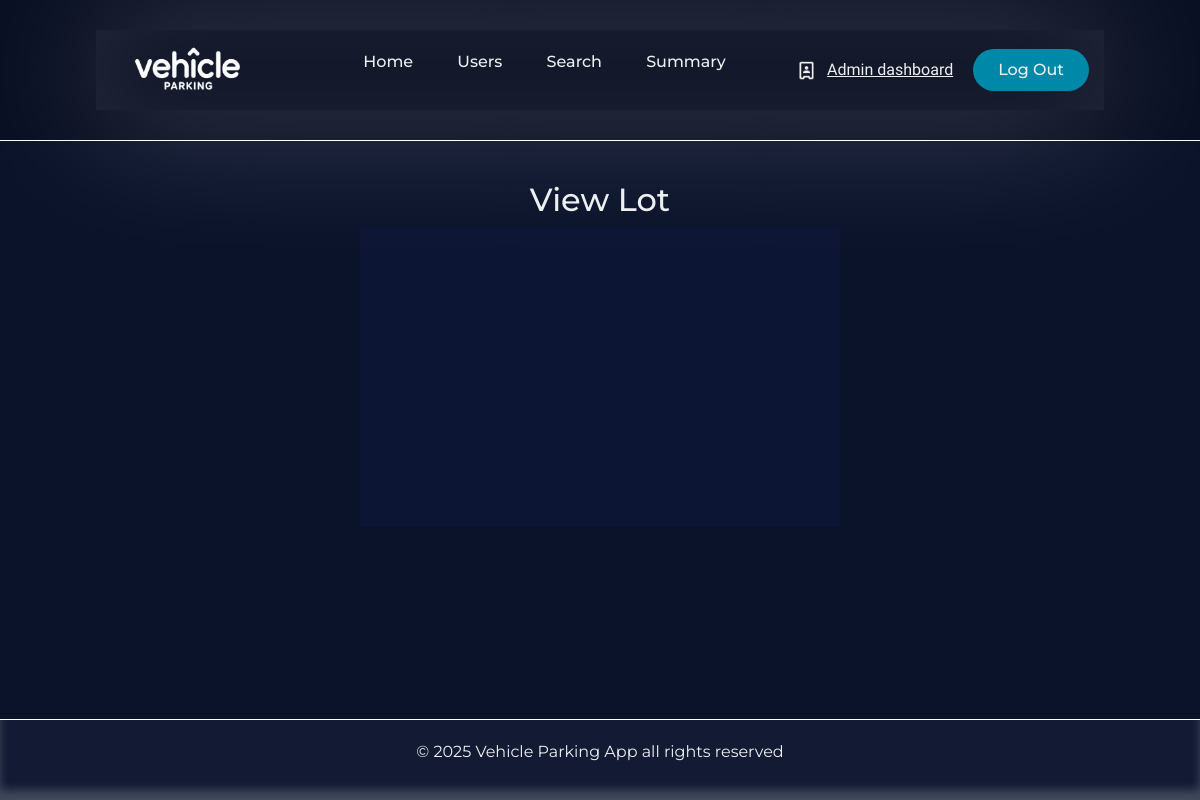
Before: /view-parking-lot/4 with the older database file.
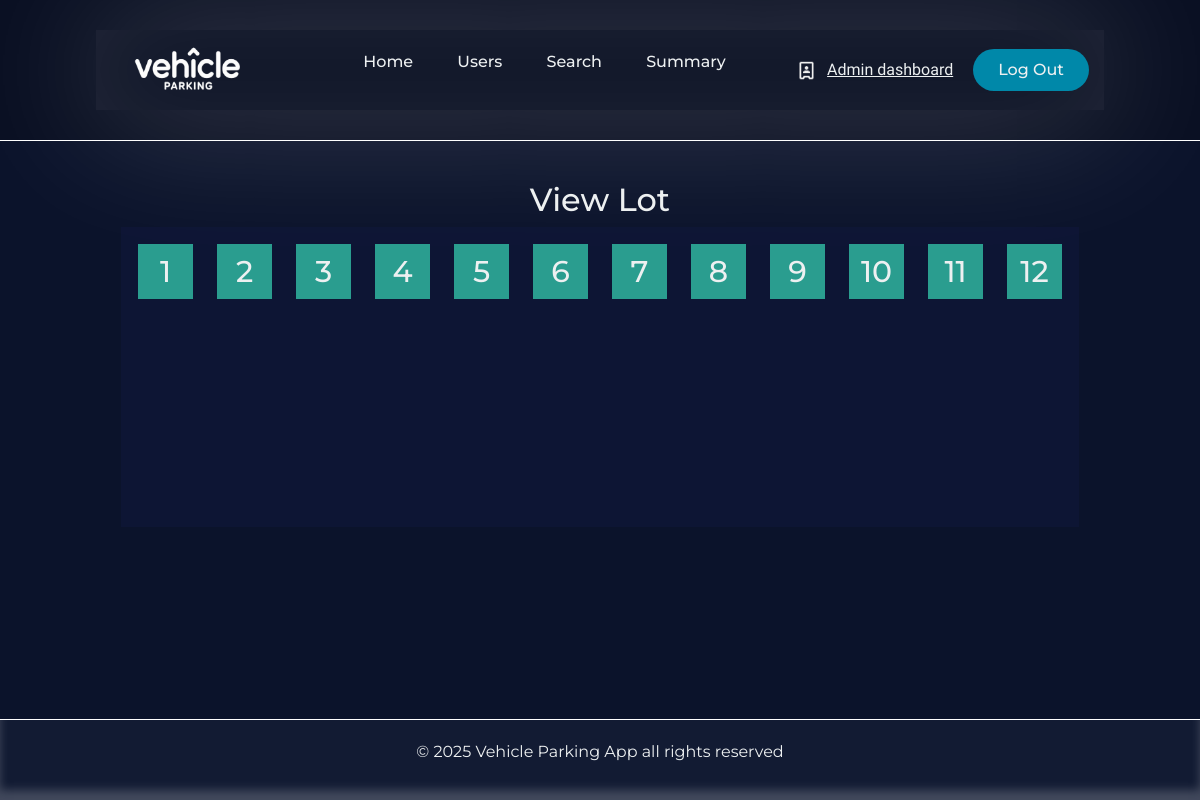
After: the same page with the newer database file.
### Application/models.py (models this page shows)
class Parkingspots(db.Model):
    __tablename__='parking_spots'
    id=db.Column(db.Integer,primary_key=True)
    lot_id=db.Column(db.Integer,db.ForeignKey('parking_lot.id'),nullable=False)
    spot_number=db.Column(db.Integer,nullable=False)
    status=db.Column(db.String(20),default='Available',nullable=False) # A= Available,O=Occupied
    record=db.relationship('Parkingrecords',backref='spot',lazy=True)

### Application/controllers.py (the view)
@app.route('/view-parking-lot/<int:lot_id>',methods=['GET','POST'])
def view_lot(lot_id):
    parking_spots=Parkingspots.query.filter_by(lot_id=lot_id).all()
    return render_template('view_parkinglot.html',parking_spots=parking_spots)

### templates/view_parkinglot.html (shortened to what this page needs)
{% extends 'admin_base.html' %}
{% block content %}
<div class="view-container">
            <div class="view-lot-heading">
                <h2> View Lot </h2>
            </div>
            <div class="view-parking-lot">
            {% for spots in parking_spots %}
                {% if spots.status=='A' %}
                    <a href="/view-parking-spot/Available/{{spots.id}}">
                        <div class="parking-spots-available">
                            {{spots.spot_number}}
                        </div>
                    </a>
                {% else %}
                    <a href="/view-parking-spot/Occupied/{{spots.id}}">
                        <div class="parking-spots-occupied">
                            {{spots.spot_number}}
                        </div>
                    </a>
                {% endif %}
            {% endfor %}
            </div>
</div>
{% endblock %}

### templates/admin_base.html (shortened to what this page needs)
<!DOCTYPE html>
<html lang="en">
  <head>
    <link
      href="https://cdn.jsdelivr.net/npm/bootstrap@5.3.3/dist/css/bootstrap.min.css"
      rel="stylesheet"
    />
    <link rel="stylesheet" href="/static/style.css" />
  </head>
  <body>
    <div class="main_page">
      <header class="header_section">
        <div class="header_canvas">
          <img
            class="logo"
            src="/static/Vehicle parking app logo.png"
            alt="logo"
            height="50px"
            width="150px"
          />
          <nav>
            <ul class="nav__links">
              <li><a href="/">Home</a></li>
              <li><a href="{{url_for('user_details')}}">Users</a></li>
              <li><a href="#">Search</a></li>
              <li><a href="{{url_for('admin_summary')}}">Summary</a></li>
            </ul>
          </nav>
          <div class="nav_side_buttons">
            <img id="user_icon" src="/static/admin_icon.png" alt="" />
            <a href="{{url_for('admin_dash')}}"><span id="header_signature">Admin dashboard </span></a>
            <a class="header_register_button" href="#"
              ><button>Log Out</button></a
            >
          </div>
        </div>
      </header>
      <main class="main_section">{% block content %} {% endblock %}</main>
      <footer class="footer_section">
        <p>&copy; 2025 Vehicle Parking App all rights reserved</p>
      </footer>
    </div>
  </body>
</html>

### static/style.css (style rules this page uses)
* { box-sizing: border-box; margin: 0; padding: 0; font-family: "Montserrat",sans-serif; }
html,body { height: 100%; background-color: #0b132b; color: #edf0f1; }
.main_page { display: flex; flex-direction: column; min-height: 100vh; }
.header_section { padding: 30px 8%; border-bottom: 1px solid white; background-color: #090f22; }
.header_canvas { padding: 15px; display: flex; justify-content: space-between; align-items: center; box-shadow: inset 0 0 100px rgba(255, 255, 255, 0.11), 0 0 150px rgba(255, 255, 255, 0.25); }
li,a,button { font-weight: 500; font-size: 16px; color: inherit; text-decoration: none; }
.logo { cursor: pointer; }
.nav__links { list-style: none; }
.nav__links li { display: inline-block; padding: 0px 20px; }
.nav__links li a { transition: all 0.3s ease 0s; }
.nav_side_buttons { display: flex; align-items: center; gap: 10px; }
.nav_side_buttons button { padding: 9px 25px; background-color: rgba(0, 136, 169, 1); border: none; border-radius: 50px; cursor: pointer; transition: all 0.3s ease 0s; }
#user_icon { height: 21px; }
#header_signature { margin-right: 10px; font-family: "Delius Swash Caps"; text-decoration: underline; font-size:medium; }
.main_section { flex: 1; padding: 20px 10%; }
.footer_section { background-color: #121b33; padding: 20px 10%; text-align: center; color: #edf0f1; border-top: 1px solid white; box-shadow: inset 0 -10px 10px rgba(255, 255, 255, 0.2); }
.view-container { height: auto; display: flex; flex-direction: column; align-items: center; min-height: 300px; margin-top: 20px; }
.view-parking-lot { background-color: rgba(16, 24, 63, 0.445); min-width: 50%; height: auto; display: flex; min-height: 300px; flex-wrap: wrap; gap: 10px; align-content: flex-start; padding: 10px; max-width: 1200px; }
.parking-spots-available { height: 55px; width: 55px; background-color: #2a9d8f ; margin: 7px; display: flex; justify-content: center; align-items: center; font-size: 30px; }

Changed rows visible on the page:
added Parkingspots: spot_number "1"
added Parkingspots: spot_number "2"
added Parkingspots: spot_number "3"
added Parkingspots: spot_number "4"
added Parkingspots: spot_number "5"
added Parkingspots: spot_number "6"
added Parkingspots: spot_number "7"
added Parkingspots: spot_number "8"
added Parkingspots: spot_number "9"
added Parkingspots: spot_number "10"
added Parkingspots: spot_number "11"
added Parkingspots: spot_number "12"
